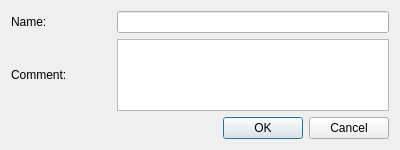
<?xml version="1.0" encoding="UTF-8"?>
<ui version="4.0">
 <class>CreateRole</class>
 <widget class="QDialog" name="CreateRole">
  <property name="geometry">
   <rect>
    <x>0</x>
    <y>0</y>
    <width>400</width>
    <height>150</height>
   </rect>
  </property>
  <property name="windowTitle">
   <string>Create/Update role</string>
  </property>
  <property name="locale">
   <locale language="English" country="UnitedStates"/>
  </property>
  <property name="modal">
   <bool>true</bool>
  </property>
  <layout class="QGridLayout" name="gridLayout">
   <property name="leftMargin">
    <number>11</number>
   </property>
   <property name="topMargin">
    <number>11</number>
   </property>
   <property name="rightMargin">
    <number>11</number>
   </property>
   <property name="bottomMargin">
    <number>11</number>
   </property>
   <item row="0" column="0">
    <widget class="QLabel" name="nameLb">
     <property name="minimumSize">
      <size>
       <width>100</width>
       <height>0</height>
      </size>
     </property>
     <property name="text">
      <string>Name:</string>
     </property>
    </widget>
   </item>
   <item row="1" column="0">
    <widget class="QLabel" name="label_2">
     <property name="text">
      <string>Comment:</string>
     </property>
    </widget>
   </item>
   <item row="0" column="1">
    <widget class="QLineEdit" name="nameEdit"/>
   </item>
   <item row="2" column="0" colspan="2">
    <layout class="QHBoxLayout" name="horizontalLayout">
     <item>
      <spacer name="horizontalSpacer">
       <property name="orientation">
        <enum>Qt::Horizontal</enum>
       </property>
       <property name="sizeHint" stdset="0">
        <size>
         <width>40</width>
         <height>20</height>
        </size>
       </property>
      </spacer>
     </item>
     <item>
      <widget class="QPushButton" name="okBtn">
       <property name="text">
        <string>OK</string>
       </property>
      </widget>
     </item>
     <item>
      <widget class="QPushButton" name="cancelBtn">
       <property name="text">
        <string>Cancel</string>
       </property>
      </widget>
     </item>
    </layout>
   </item>
   <item row="1" column="1">
    <widget class="QTextEdit" name="commentTextEdit"/>
   </item>
  </layout>
 </widget>
 <resources/>
 <connections/>
</ui>
